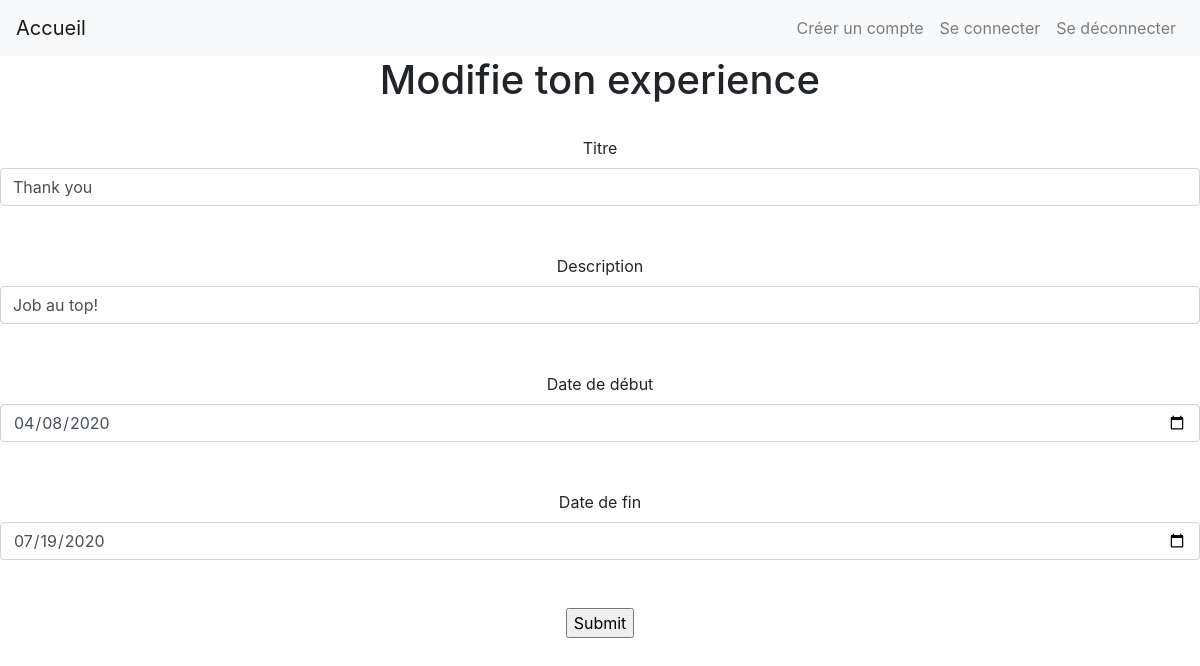
/cvamelie/editExperience.php?id=8, run on the app's committed database.
### tables this page shows
CREATE TABLE IF NOT EXISTS `experience` (
  `id` int(11) NOT NULL AUTO_INCREMENT,
  `titre` varchar(250) NOT NULL,
  `description` text NOT NULL,
  `date_debut` date NOT NULL,
  `date_fin` date DEFAULT NULL,
  PRIMARY KEY (`id`),
  UNIQUE KEY `experience_id_uindex` (`id`)
);

### cvamelie/functions.php (called while the page is built, shortened)
<?php
function getOneExperience($pdo,$id)
{
    $res = $pdo->prepare('SELECT * FROM experience WHERE id = :id');
    $res->execute(['id'=> $id]);
    return $res->fetch();
}

### cvamelie/editExperience.php (the view, shortened to what this page needs)
<?php
require('includes.php');
$idExperience = $_GET['id'];
$experience = getOneExperience($pdo, $idExperience);
?>
<html>
<head>
</head>
<body>
<div style="text-align: center">
    <h1 style="text-align:center">Modifie ton experience</h1><br>
    <form method="post" action="editExperience.php?id=<?php echo($experience['id']);?>" enctype="multipart/form-data">
        <label for="titre">Titre</label>
        <input name="titre" required value="<?php echo($experience['titre']) ?>" class="form-control"><br><br>
        <label for="description">Description</label>
        <input name="description" required value="<?php echo($experience['description']) ?>" class="form-control"><br><br>
        <label for="date_debut">Date de début</label>
        <input name="date_debut" required type ="date"  value="<?php echo($experience['date_debut']) ?>" class="form-control"><br><br>
        <label for="date_fin">Date de fin</label>
        <input name="date_fin" required type ="date"  value="<?php echo($experience['date_fin']) ?>" class="form-control"><br><br>
        <input type="submit">
    </form>
</div>
</body>
</html>

### planets/style.css (style rules this page uses)
h1 { text-align: center; margin-bottom: 1rem; }

### data on the page
experience: titre "Thank you", description "Job au top!", date_debut "04/08/2020", date_fin "07/19/2020"
